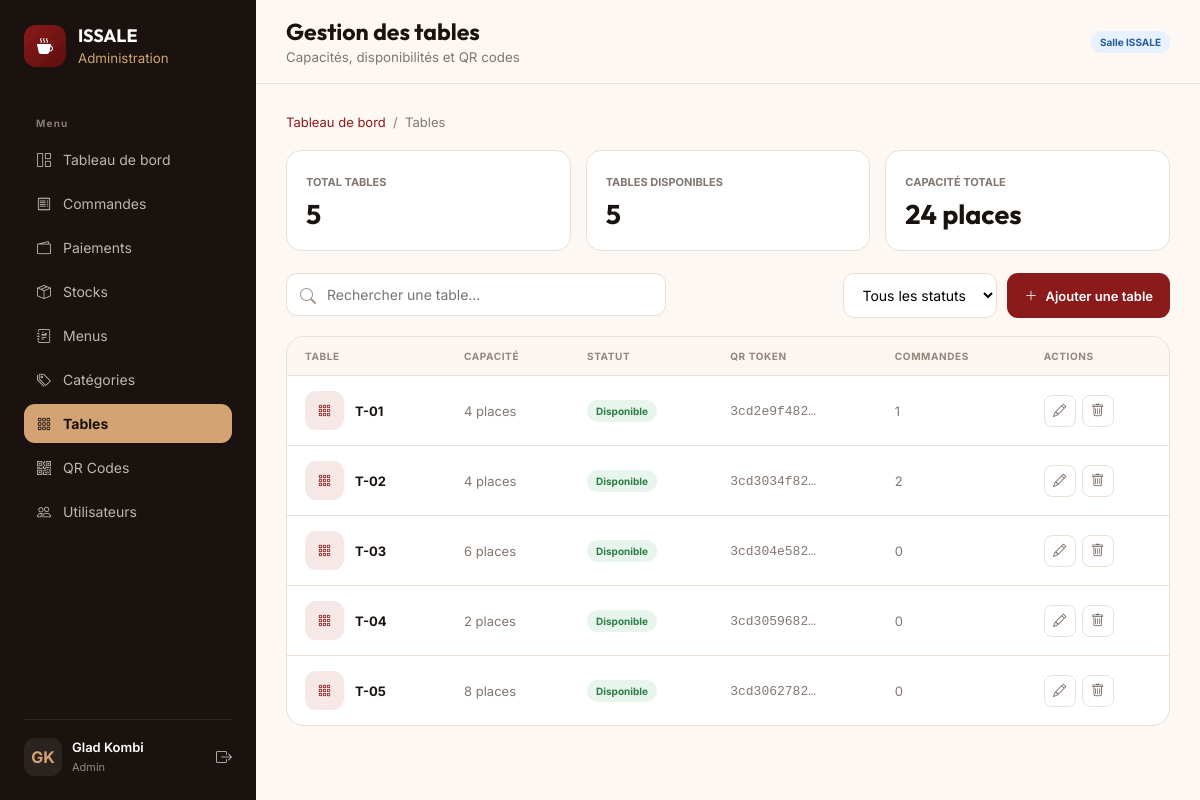
Page /views/tables.php (signed in) on the committed database.
### tables this page shows
CREATE TABLE `tables` (
  `id` int(11) NOT NULL,
  `number` varchar(10) NOT NULL,
  `capacity` int(11) DEFAULT 4,
  `qr_code` varchar(255) DEFAULT NULL,
  `qr_code_token` varchar(64) DEFAULT NULL,
  `status` enum('available','occupied','reserved','cleaning') DEFAULT 'available',
  `is_active` tinyint(1) DEFAULT 1,
  `created_at` datetime DEFAULT current_timestamp(),
  `supprimer` int(11) DEFAULT 0
);

### config/database.php (called while the page is built, shortened)
<?php
function getDBConnection() {
    try {
        $pdo = new PDO(
            "mysql:host=" . DB_HOST . ";dbname=" . DB_NAME . ";charset=" . DB_CHARSET,
            DB_USER,
            DB_PASS,
            [
                PDO::ATTR_ERRMODE => PDO::ERRMODE_EXCEPTION,
                PDO::ATTR_DEFAULT_FETCH_MODE => PDO::FETCH_OBJ,
                PDO::ATTR_EMULATE_PREPARES => false
            ]
        );
        return $pdo;
    } catch (PDOException $e) {
        error_log("Erreur de connexion à la base de données : " . $e->getMessage());
        throw $e;
    }
}
try {
    $pdo = getDBConnection();
} catch (PDOException $e) {
    die("Erreur de connexion à la base de données : " . $e->getMessage());
}
function executeQuery($sql, $params = []) {
    global $pdo;
    try {
        $stmt = $pdo->prepare($sql);
        $stmt->execute($params);
        return $stmt;
    } catch (PDOException $e) {
        error_log("Erreur SQL : " . $e->getMessage() . " - Requête: " . $sql);
        return false;
    }
}
function fetchAll($sql, $params = []) {
    $stmt = executeQuery($sql, $params);
    return $stmt ? $stmt->fetchAll() : [];
}

### views/tables.php (the view, shortened to what this page needs)
<?php
require_once __DIR__.'/../config/database.php';function th($v):string{return htmlspecialchars((string)$v,ENT_QUOTES,'UTF-8');}
$tables=fetchAll('SELECT t.*,COUNT(o.id) order_count FROM tables t LEFT JOIN orders o ON o.table_id=t.id AND o.supprimer=0 WHERE t.supprimer=0 GROUP BY t.id ORDER BY t.number');$statusLabels=['available'=>'Disponible','occupied'=>'Occupée','reserved'=>'Réservée','cleaning'=>'Nettoyage'];$available=0;$seats=0;foreach($tables as $t){if($t->status==='available'&&$t->is_active)$available++;$seats+=(int)$t->capacity;}$name=trim(($_SESSION['user_nom']??'Utilisateur').' '.($_SESSION['user_prenom']??''));$initials=strtoupper(substr($_SESSION['user_nom']??'U',0,1).substr($_SESSION['user_prenom']??'',0,1));
?>
<!doctype html><html lang="fr"><head><link href="https://cdn.jsdelivr.net/npm/bootstrap-icons@1.11.1/font/bootstrap-icons.css" rel="stylesheet">
</head><body><aside class="sidebar" id="sidebar"><div class="brand"><div class="logo"><i class="bi bi-cup-hot-fill"></i></div><div><h1>ISSALE</h1><small>Administration</small></div></div><nav></nav><div class="user"><div class="avatar"><?=th($initials)?></div><div><p><?=th($name)?></p><span><?=th(ucfirst($_SESSION['user_type']??''))?></span></div><a class="logout" href="../models/logout.php"><i class="bi bi-box-arrow-right"></i></a></div></aside>
<main class="main"><header class="top"><div style="display:flex;align-items:center;gap:12px"><button class="menu-btn" onclick="toggleSidebar()"><i class="bi bi-list"></i></button><div><h2>Gestion des tables</h2><small>Capacités, disponibilités et QR codes</small></div></div><span class="badge reserved">Salle ISSALE</span></header><section class="content"><div class="crumb"><a href="dashboard.php">Tableau de bord</a> &nbsp;/&nbsp; Tables</div><div class="stats"><div class="stat"><span>Total tables</span><strong><?=count($tables)?></strong></div><div class="stat"><span>Tables disponibles</span><strong><?=$available?></strong></div><div class="stat"><span>Capacité totale</span><strong><?=$seats?> places</strong></div></div><div class="toolbar"><div class="search"><i class="bi bi-search"></i><input id="search" oninput="filterTables()" placeholder="Rechercher une table…"></div><div class="tools"><select class="filter" id="statusFilter" onchange="filterTables()"><option value="">Tous les statuts</option><?php foreach($statusLabels as $key=>$label):?><option value="<?=th($key)?>"><?=th($label)?></option><?php endforeach;?></select><button class="btn primary" onclick="openTable()"><i class="bi bi-plus-lg"></i>Ajouter une table</button></div></div><div class="card"><div class="wrap"><table><thead><tr><th>Table</th><th>Capacité</th><th>Statut</th><th>QR Token</th><th>Commandes</th><th>Actions</th></tr></thead><tbody id="rows"><?php if(!$tables):?><tr><td colspan="6" class="empty">Aucune table enregistrée.</td></tr><?php endif;?><?php foreach($tables as $t):?><tr id="table-<?=$t->id?>" data-status="<?=th($t->status)?>" data-search="<?=th(strtolower($t->number.' '.$statusLabels[$t->status]))?>"><td><div class="table-name"><span class="table-icon"><i class="bi bi-grid-3x3-gap"></i></span><?=th($t->number)?><?php if(!$t->is_active):?><span class="badge inactive">Inactive</span><?php endif;?></div></td><td><?=$t->capacity?> place<?=$t->capacity>1?'s':''?></td><td><span class="badge <?=th($t->status)?>"><?=th($statusLabels[$t->status]??$t->status)?></span></td><td><code><?=th($t->qr_code_token?substr($t->qr_code_token,0,10).'…':'—')?></code></td><td><?=$t->order_count?></td><td><div class="actions"><button class="icon" onclick='editTable(<?=json_encode($t,JSON_HEX_APOS|JSON_HEX_QUOT)?>)'><i class="bi bi-pencil"></i></button><button class="icon" onclick="askDelete(<?=$t->id?>,<?=th(json_encode($t->number))?>,<?=$t->order_count?>)"><i class="bi bi-trash"></i></button></div></td></tr><?php endforeach;?></tbody></table></div></div></section></main>
<script src="../assets/js/sidebar-sync.js"></script></body></html>

### views/tables.php (style rules this page uses)
:root { --p:#8B1A1A;--pd:#5C0E0E;--gold:#D4A373;--bg:#FDF8F3;--side:#1A120E;--text:#1A120E;--muted:#83766f;--border:#eadfd5;--green:#2d7d46;--red:#c0392b;--blue:#245c9e;--font:'Inter',sans-serif;--display:'Outfit',sans-serif }
* { box-sizing:border-box }
body { margin:0;background:var(--bg);color:var(--text);font-family:var(--font) }
.sidebar { position:fixed;inset:0 auto 0 0;width:256px;padding:24px;background:var(--side);display:flex;flex-direction:column;z-index:20 }
.brand { display:flex;gap:12px;align-items:center;margin-bottom:34px;color:#fff }
.logo { width:42px;height:42px;border-radius:12px;background:linear-gradient(135deg,var(--p),var(--pd));display:grid;place-items:center }
.brand h1 { font:700 18px var(--display);margin:0 }
.brand small { color:var(--gold) }
nav { display:grid;gap:5px }
.user { margin-top:auto;padding-top:18px;border-top:1px solid #ffffff14;display:flex;gap:10px;align-items:center;color:#fff }
.avatar { width:38px;height:38px;border-radius:11px;background:#ffffff12;color:var(--gold);display:grid;place-items:center;font-weight:700 }
.user p { margin:0;font-size:13px;font-weight:600 }
.user span { font-size:11px;color:#918783 }
.logout { margin-left:auto;color:#aaa }
.main { margin-left:256px }
.top { position:sticky;top:0;z-index:10;padding:17px 30px;background:#fdf8f3e8;backdrop-filter:blur(12px);border-bottom:1px solid var(--border);display:flex;justify-content:space-between;align-items:center }
.top h2 { font:700 23px var(--display);margin:0 }
.top small { color:var(--muted) }
.content { padding:30px }
.crumb { font-size:13px;color:var(--muted);margin-bottom:20px }
.crumb a { color:var(--p);text-decoration:none }
.stats { display:grid;grid-template-columns:repeat(3,1fr);gap:15px;margin-bottom:22px }
.stat { background:#fff;border:1px solid var(--border);border-radius:15px;padding:19px }
.stat span { font-size:11px;text-transform:uppercase;color:var(--muted);font-weight:700 }
.stat strong { display:block;font:700 27px var(--display);margin-top:7px }
.toolbar { display:flex;justify-content:space-between;gap:15px;margin-bottom:18px }
.search { position:relative;max-width:380px;flex:1 }
.search i { position:absolute;left:14px;top:13px;color:#a39790 }
.search input,.filter { width:100%;padding:12px 14px 12px 40px;border:1px solid var(--border);border-radius:11px;background:#fff;font:14px var(--font) }
.filter { padding-left:14px;width:auto }
.tools { display:flex;gap:10px }
.btn { border:0;border-radius:11px;padding:11px 17px;font:600 13px var(--font);cursor:pointer;display:inline-flex;align-items:center;gap:8px }
.primary { background:var(--p);color:#fff }
.card { background:#fff;border:1px solid var(--border);border-radius:18px;overflow:hidden }
.wrap { overflow:auto }
table { width:100%;border-collapse:collapse }
th { background:#fbf6f1;padding:13px 18px;text-align:left;text-transform:uppercase;letter-spacing:.06em;font-size:10px;color:#94867e }
td { padding:15px 18px;border-top:1px solid var(--border);font-size:13px;color:var(--muted) }
.table-name { display:flex;align-items:center;gap:11px;color:var(--text);font-weight:700 }
.table-icon { width:39px;height:39px;border-radius:11px;background:#f7e8e8;color:var(--p);display:grid;place-items:center }
.badge { display:inline-block;padding:5px 9px;border-radius:99px;font-size:10px;font-weight:700 }
.available { background:#e8f5ec;color:var(--green) }
.reserved { background:#e8f1ff;color:var(--blue) }
.actions { display:flex;gap:6px }
.icon { width:32px;height:32px;border:1px solid var(--border);border-radius:8px;background:#fff;cursor:pointer;color:#75675f }

### rows in the picture
tables: number "T-01", capacity "4", shows "s", status "Disponible", qr_code_token "3cd2e9f482…", order_count "1"
tables: number "T-02", capacity "4", shows "s", status "Disponible", qr_code_token "3cd3034f82…", order_count "2"
tables: number "T-03", capacity "6", shows "s", status "Disponible", qr_code_token "3cd304e582…", order_count "0"
tables: number "T-04", capacity "2", shows "s", status "Disponible", qr_code_token "3cd3059682…", order_count "0"
tables: number "T-05", capacity "8", shows "s", status "Disponible", qr_code_token "3cd3062782…", order_count "0"

### other values in the picture
th($initials) "GK"
th($name) "Glad Kombi"
th(ucfirst($_SESSION['user_type']??'')) "Admin"
count($tables) "5"
$available "5"
$seats "24"
